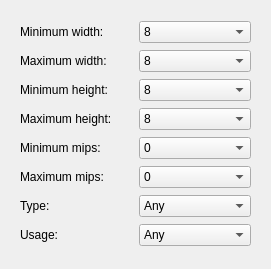
<?xml version="1.0" encoding="UTF-8"?>
<ui version="4.0">
 <class>TextureAssetDbFilterDlg</class>
 <widget class="QWidget" name="ASSET_FILTERS_TEXTURES_MAIN_WIDGET">
  <property name="geometry">
   <rect>
    <x>0</x>
    <y>0</y>
    <width>271</width>
    <height>269</height>
   </rect>
  </property>
  <property name="windowTitle">
   <string>Textures</string>
  </property>
  <layout class="QVBoxLayout" name="verticalLayout">
   <item>
    <widget class="QWidget" name="ASSET_FILTERS_TEXTURES_WIDGET">
     <layout class="QVBoxLayout" name="verticalLayout_4">
      <item>
       <layout class="QHBoxLayout" name="ASSET_FILTERS_TEXTURES_MIN_WIDTH_LAYOUT">
        <item>
         <widget class="QLabel" name="ASSET_FILTERS_TEXTURES_MIN_WIDTH">
          <property name="text">
           <string>Minimum width:</string>
          </property>
         </widget>
        </item>
        <item>
         <widget class="QComboBox" name="ASSET_FILTERS_TEXTURES_MIN_WIDTH_COMBO">
           <item>
             <property name="text">
               <string>8</string>
             </property>
           </item>
           <item>
             <property name="text">
               <string>16</string>
             </property>
           </item>
           <item>
             <property name="text">
               <string>32</string>
             </property>
           </item>
           <item>
             <property name="text">
               <string>64</string>
             </property>
           </item>
           <item>
             <property name="text">
               <string>128</string>
             </property>
           </item>
           <item>
             <property name="text">
               <string>512</string>
             </property>
           </item>
           <item>
             <property name="text">
               <string>1024</string>
             </property>
           </item>
           <item>
             <property name="text">
               <string>2048</string>
             </property>
           </item>
           <item>
             <property name="text">
               <string>4096</string>
             </property>
           </item>
           <item>
             <property name="text">
               <string>8192</string>
             </property>
           </item>
         </widget>
        </item>
       </layout>
      </item>
      <item>
       <layout class="QHBoxLayout" name="ASSET_FILTERS_TEXTURES_MAX_WIDTH_LAYOUT">
        <item>
         <widget class="QLabel" name="ASSET_FILTERS_TEXTURES_MAX_WIDTH">
          <property name="text">
           <string>Maximum width:</string>
          </property>
         </widget>
        </item>
        <item>
         <widget class="QComboBox" name="ASSET_FILTERS_TEXTURES_MAX_WIDTH_COMBO">
           <item>
             <property name="text">
               <string>8</string>
             </property>
           </item>
           <item>
             <property name="text">
               <string>16</string>
             </property>
           </item>
           <item>
             <property name="text">
               <string>32</string>
             </property>
           </item>
           <item>
             <property name="text">
               <string>64</string>
             </property>
           </item>
           <item>
             <property name="text">
               <string>128</string>
             </property>
           </item>
           <item>
             <property name="text">
               <string>512</string>
             </property>
           </item>
           <item>
             <property name="text">
               <string>1024</string>
             </property>
           </item>
           <item>
             <property name="text">
               <string>2048</string>
             </property>
           </item>
           <item>
             <property name="text">
               <string>4096</string>
             </property>
           </item>
           <item>
             <property name="text">
               <string>8192</string>
             </property>
           </item>
         </widget>
        </item>
       </layout>
      </item>
      <item>
       <layout class="QHBoxLayout" name="ASSET_FILTERS_TEXTURES_MIN_HEIGHT_LAYOUT">
        <item>
         <widget class="QLabel" name="ASSET_FILTERS_TEXTURES_MIN_HEIGHT">
          <property name="text">
           <string>Minimum height:</string>
          </property>
         </widget>
        </item>
        <item>
         <widget class="QComboBox" name="ASSET_FILTERS_TEXTURES_MIN_HEIGHT_COMBO">
           <item>
             <property name="text">
               <string>8</string>
             </property>
           </item>
           <item>
             <property name="text">
               <string>16</string>
             </property>
           </item>
           <item>
             <property name="text">
               <string>32</string>
             </property>
           </item>
           <item>
             <property name="text">
               <string>64</string>
             </property>
           </item>
           <item>
             <property name="text">
               <string>128</string>
             </property>
           </item>
           <item>
             <property name="text">
               <string>512</string>
             </property>
           </item>
           <item>
             <property name="text">
               <string>1024</string>
             </property>
           </item>
           <item>
             <property name="text">
               <string>2048</string>
             </property>
           </item>
           <item>
             <property name="text">
               <string>4096</string>
             </property>
           </item>
           <item>
             <property name="text">
               <string>8192</string>
             </property>
           </item>
         </widget>
        </item>
       </layout>
      </item>
      <item>
       <layout class="QHBoxLayout" name="ASSET_FILTERS_TEXTURES_MAX_HEIGHT_LAYOUT">
        <item>
         <widget class="QLabel" name="ASSET_FILTERS_TEXTURES_MAX_HEIGHT">
          <property name="text">
           <string>Maximum height:</string>
          </property>
         </widget>
        </item>
        <item>
         <widget class="QComboBox" name="ASSET_FILTERS_TEXTURES_MAX_HEIGHT_COMBO">
           <item>
             <property name="text">
               <string>8</string>
             </property>
           </item>
           <item>
             <property name="text">
               <string>16</string>
             </property>
           </item>
           <item>
             <property name="text">
               <string>32</string>
             </property>
           </item>
           <item>
             <property name="text">
               <string>64</string>
             </property>
           </item>
           <item>
             <property name="text">
               <string>128</string>
             </property>
           </item>
           <item>
             <property name="text">
               <string>512</string>
             </property>
           </item>
           <item>
             <property name="text">
               <string>1024</string>
             </property>
           </item>
           <item>
             <property name="text">
               <string>2048</string>
             </property>
           </item>
           <item>
             <property name="text">
               <string>4096</string>
             </property>
           </item>
           <item>
             <property name="text">
               <string>8192</string>
             </property>
           </item>
         </widget>
        </item>
       </layout>
      </item>
      <item>
       <layout class="QHBoxLayout" name="ASSET_FILTERS_TEXTURES_MIN_MIPS_LAYOUT">
        <item>
         <widget class="QLabel" name="ASSET_FILTERS_TEXTURES_MIN_MIPS">
          <property name="text">
           <string>Minimum mips:</string>
          </property>
         </widget>
        </item>
        <item>
         <widget class="QComboBox" name="ASSET_FILTERS_TEXTURES_MIN_MIPS_COMBO">
           <item>
             <property name="text">
               <string>0</string>
             </property>
           </item>
           <item>
             <property name="text">
               <string>1</string>
             </property>
           </item>
           <item>
             <property name="text">
               <string>2</string>
             </property>
           </item>
           <item>
             <property name="text">
               <string>3</string>
             </property>
           </item>
           <item>
             <property name="text">
               <string>4</string>
             </property>
           </item>
           <item>
             <property name="text">
               <string>5</string>
             </property>
           </item>
           <item>
             <property name="text">
               <string>6</string>
             </property>
           </item>
           <item>
             <property name="text">
               <string>7</string>
             </property>
           </item>
           <item>
             <property name="text">
               <string>8</string>
             </property>
           </item>
           <item>
             <property name="text">
               <string>9</string>
             </property>
           </item>
           <item>
             <property name="text">
               <string>10</string>
             </property>
           </item>
         </widget>
        </item>
       </layout>
      </item>
      <item>
       <layout class="QHBoxLayout" name="ASSET_FILTERS_TEXTURES_MAX_MIPS_LAYOUT">
        <item>
         <widget class="QLabel" name="ASSET_FILTERS_TEXTURES_MAX_MIPS">
          <property name="text">
           <string>Maximum mips:</string>
          </property>
         </widget>
        </item>
        <item>
         <widget class="QComboBox" name="ASSET_FILTERS_TEXTURES_MAX_MIPS_COMBO">
           <item>
             <property name="text">
               <string>0</string>
             </property>
           </item>
           <item>
             <property name="text">
               <string>1</string>
             </property>
           </item>
           <item>
             <property name="text">
               <string>2</string>
             </property>
           </item>
           <item>
             <property name="text">
               <string>3</string>
             </property>
           </item>
           <item>
             <property name="text">
               <string>4</string>
             </property>
           </item>
           <item>
             <property name="text">
               <string>5</string>
             </property>
           </item>
           <item>
             <property name="text">
               <string>6</string>
             </property>
           </item>
           <item>
             <property name="text">
               <string>7</string>
             </property>
           </item>
           <item>
             <property name="text">
               <string>8</string>
             </property>
           </item>
           <item>
             <property name="text">
               <string>9</string>
             </property>
           </item>
           <item>
             <property name="text">
               <string>10</string>
             </property>
           </item>
         </widget>
        </item>
       </layout>
      </item>
      <item>
       <layout class="QHBoxLayout" name="ASSET_FILTERS_TEXTURES_TYPE_LAYOUT">
        <item>
         <widget class="QLabel" name="ASSET_FILTERS_TEXTURES_TYPE">
          <property name="text">
           <string>Type: </string>
          </property>
         </widget>
        </item>
        <item>
         <widget class="QComboBox" name="ASSET_FILTERS_TEXTURES_TYPE_COMBO">
           <item>
             <property name="text">
               <string>Any</string>
             </property>
           </item>
           <item>
             <property name="text">
               <string>Cube</string>
             </property>
           </item>
           <item>
             <property name="text">
               <string>2D</string>
             </property>
           </item>
         </widget>
        </item>
       </layout>
      </item>
      <item>
       <layout class="QHBoxLayout" name="ASSET_FILTERS_TEXTURES_USAGE_LAYOUT">
        <item>
         <widget class="QLabel" name="ASSET_FILTERS_TEXTURES_USAGE">
          <property name="text">
           <string>Usage:</string>
          </property>
         </widget>
        </item>
        <item>
         <widget class="QComboBox" name="ASSET_FILTERS_TEXTURES_USAGE_COMBO">
           <item>
             <property name="text">
               <string>Any</string>
             </property>
           </item>
           <item>
             <property name="text">
               <string>Diffuse</string>
             </property>
           </item>
           <item>
             <property name="text">
               <string>Normal</string>
             </property>
           </item>
           <item>
             <property name="text">
               <string>Specular</string>
             </property>
           </item>
           <item>
             <property name="text">
               <string>Displacement</string>
             </property>
           </item>
           <item>
             <property name="text">
               <string>Gloss</string>
             </property>
           </item>
           <item>
             <property name="text">
               <string>Detail</string>
             </property>
           </item>
           <item>
             <property name="text">
               <string>Decal</string>
             </property>
           </item>
         </widget>
        </item>
       </layout>
      </item>
     </layout>
    </widget>
   </item>
  </layout>
 </widget>
 <resources/>
 <connections/>
</ui>
